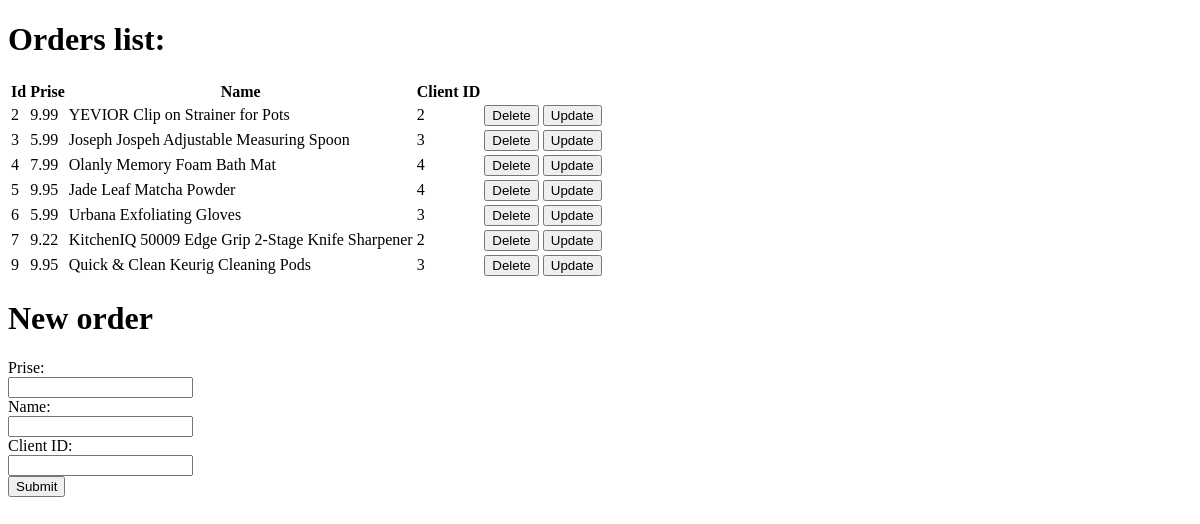
The page /orders on the database as committed earlier.
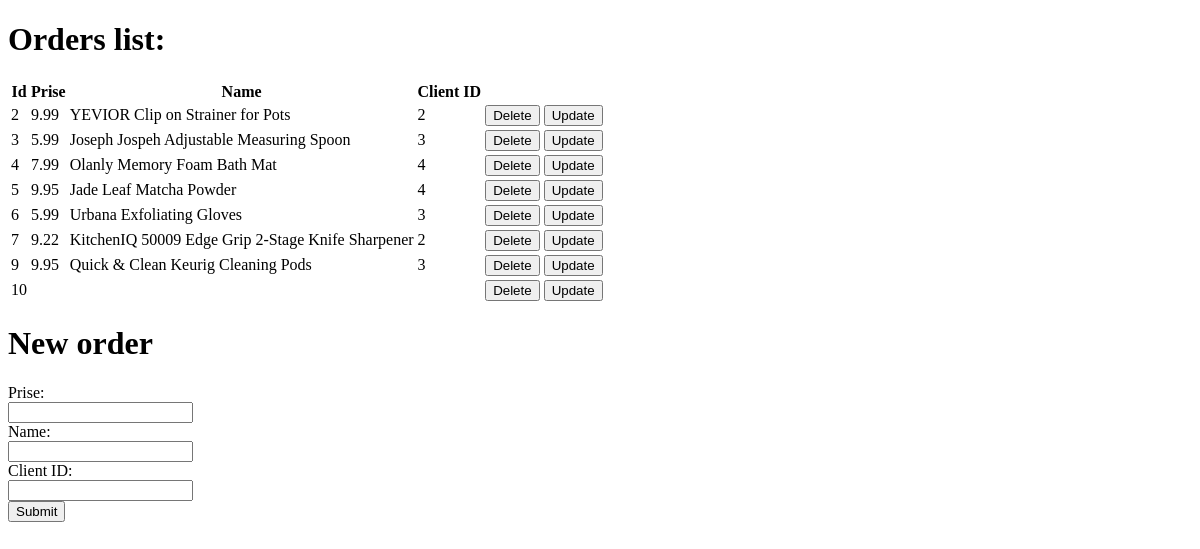
The same page on the database as committed later.
### db/models.py (models this page shows, shortened)
class Orders(Base):
    __tablename__ = "orders"
    id = Column(Integer, autoincrement=True, primary_key=True)
    cost = Column(Integer)
    name = Column(String(20))
    client_id = Column(Integer, ForeignKey("clients.id"))
    client = relationship("Clients", back_populates="orders")

### myflask.py (the view, shortened to what this page needs)
@app.route("/orders", methods=["GET", "POST", "DELETE"])
def new_order():
    if request.method == "GET":
        spis_orders = get_orders()
        return render_template("orders.html", orders=spis_orders)

### db/models.py (called while the page is built)
def get_orders():
    session = Session()
    stmt = session.execute(select(Orders))
    all_orders = stmt.scalars().all()
    session.close()
    return all_orders

### templates/orders.html (shortened to what this page needs)
<!DOCTYPE html>
<html lang="en">
<head>
</head>
<body>
    <h1>Orders list:</h1>
    <table>
        <thead>
            <tr>
                <th>Id</th>
                <th>Prise</th>
                <th>Name</th>
                <th>Client ID</th>
                <th></th>
                <th></th>
            </tr>
        </thead>
    <tbody>
        {% for order in orders %}
        <tr>
            <td>{{order.id}}</td>
            <td>{{order.cost}}</td>
            <td>{{order.name}}</td>
            <td>{{order.client_id}}</td>
            <td><button method="delete" onclick="delete_order({{ order.id }})">Delete</button></td>
            <td><button method="put" onclick="edit_order({{ order.id }})">Update</button></td>
        </tr>
        {% endfor %}
    </tbody>
    </table>
    <div>
        <h1>New order</h1>
        <form action="/orders" method="post" onsubmit="showAlert()">
            <label for="cost">Prise:</label><br>
            <input type="text" id="cost" name="cost"><br>
            <label for="name">Name:</label><br>
            <input type="text" id="name" name="name"><br>
            <label for="client_id">Client ID:</label><br>
            <input type="text" id="client_id" name="client_id"><br>
            <input type="submit" value="Submit">
        </form>
    </div>
</body>
</html>

Rows that differ between the two databases and show on the page:
added Orders: id "10"
